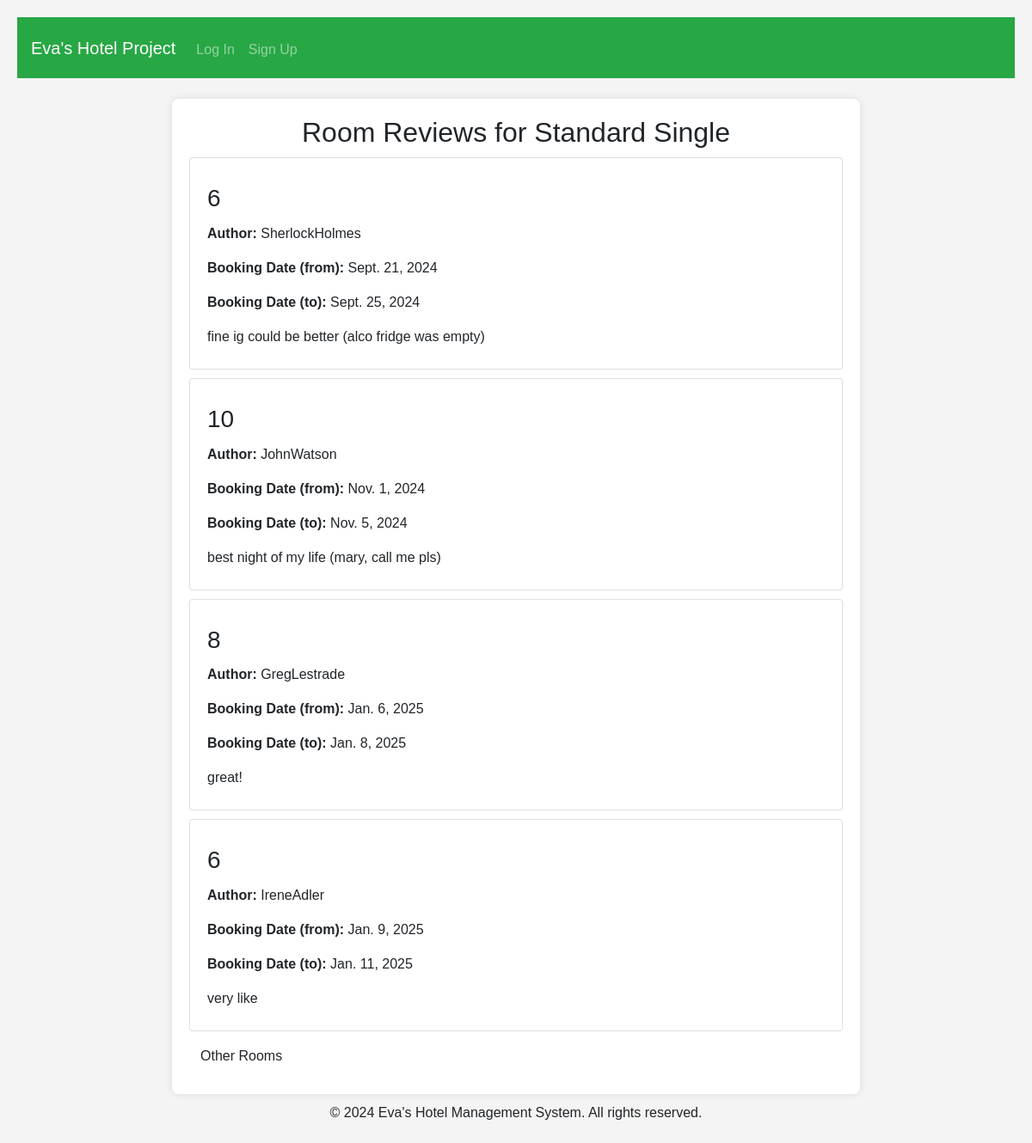
The page /hotels/1/1/reviews on the database its author committed.
### hotel_app/models.py (models this page shows)
class Room(models.Model):
    hotel = models.ForeignKey(Hotel, on_delete=models.CASCADE)
    ROOM_TYPE_CHOICES = {
        "Standard Single": "Standard Single",
        "Standard Double": "Standard Double",
        "Standard Twin": "Standard Twin",
        "Quadruple Room": "Quadruple Room",
        "Presidential Suit": "Presidential Suit"
    }
    room_type = models.CharField(max_length=17, choices=ROOM_TYPE_CHOICES, default="SS")
    price = models.PositiveIntegerField()
    capacity = models.IntegerField(validators=[MinValueValidator(1), MaxValueValidator(5)])
    description = models.CharField(max_length=100, blank=True, null=True)

class Review(models.Model):
    booking = models.ForeignKey(Booking, on_delete=models.CASCADE)
    review = models.CharField(max_length=1000)
    rate = models.IntegerField(validators=[MinValueValidator(1), MaxValueValidator(10)])

class Booking(models.Model):
    user = models.ForeignKey(User, on_delete=models.CASCADE)
    room = models.ForeignKey(Room, on_delete=models.CASCADE)
    start_date = models.DateField()
    end_date = models.DateField()

### hotel_app/views.py (the view)
# urls.py: path('hotels/<int:hotel_id>/<int:room_id>/reviews', views.room_reviews, name='room_reviews'),
def room_reviews(request, hotel_id, room_id):
    room = Room.objects.get(id=room_id)
    try:
        bookings = Booking.objects.filter(room=room)
        reviews = Review.objects.filter(booking__in=bookings)
    except Booking.DoesNotExist:
        reviews = []
    return render(request, "hotel/room_reviews.html", {"room": room, "reviews": reviews})

### templates/hotel/room_reviews.html
{% extends 'base.html' %}
{% block content %}
<h2>Room Reviews for {{ room.room_type }}</h2>
    {% for review in reviews %}
        <div class="card">
            <div class="card-body">
                <h3 class="card-title">{{ review.rate }}</h3>
                    <p class="card-text"><strong>Author: </strong>{{ review.booking.user.username }}</p>
                    <p class="card-text"><strong>Booking Date (from): </strong>{{ review.booking.start_date }}</p>
                    <p class="card-text"><strong>Booking Date (to): </strong>{{ review.booking.end_date }}</p>
                    <p class="card-text">{{ review.review }}</p>
            </div>
        </div>
    {% empty %}
            <h5 class="mb-4">No reviews for this room.</h5>
    {% endfor %}
<div>
    <a href="{% url 'rooms' hotel_id=room.hotel.id %}" class="btn btn">Other Rooms</a>
</div>
{% endblock %}

### templates/base.html (shortened to what this page needs)
<!DOCTYPE html>
<html lang="en">
<head>
    <link rel="stylesheet" href="https://maxcdn.bootstrapcdn.com/bootstrap/4.5.2/css/bootstrap.min.css">
</head>
<body>
<nav class="navbar navbar-expand-lg navbar-dark bg-success">
    <a class="navbar-brand" href="{% url 'hotels' %}">Eva's Hotel Project</a>
    <div class="collapse navbar-collapse" id="navbarNav">
        <ul class="navbar-nav">
            {% if request.path != '/login/' and request.path != '/signup/' %}
                {% if user.is_authenticated %}
                    <li class="nav-item">
                        <a class="nav-link" href="{% url 'bookings' %}">My Bookings</a>
                    </li>
                    <li class="nav-link disabled">
                        Logged in as {{ user.username }}
                    </li>
                {% else %}
                    <li class="nav-item">
                        <a class="nav-link" href="{% url 'login' %}">Log In</a>
                    </li>
                    <li class="nav-item">
                        <a class="nav-link" href="{% url 'signup' %}">Sign Up</a>
                    </li>
                {% endif %}
            {% endif %}
        </ul>
    </div>
</nav>
<div class="container mt-4">
    {% block content %}
    {% endblock %}
</div>
<div class="footerWrap">
    <div class="footer" align="center">
      <div class="footerContent">
        <p>&copy; 2024 Eva's Hotel Management System. All rights reserved.</p>
      </div>
    </div>
</div>
</body>
</html>

### templates/base.html (style rules this page uses)
body { font-family: Arial, sans-serif; background-color: #f4f4f4; margin: 0; padding: 20px; }
.container { max-width: 800px; margin: auto; background: white; padding: 20px; border-radius: 8px; box-shadow: 0 0 10px rgba(0, 0, 0, 0.1); }
div { margin-bottom: 5px; margin-top: 10px; }
h2 { text-align: center; }

### rows shown on the page
Room: room_type "Standard Single"
Review: rate "6", booking.user.username "SherlockHolmes", booking.start_date "Sept. 21, 2024", booking.end_date "Sept. 25, 2024", review "fine ig could be better (alco fridge was empty)"
Review: rate "10", booking.user.username "JohnWatson", booking.start_date "Nov. 1, 2024", booking.end_date "Nov. 5, 2024", review "best night of my life (mary, call me pls)"
Review: rate "8", booking.user.username "GregLestrade", booking.start_date "Jan. 6, 2025", booking.end_date "Jan. 8, 2025", review "great!"
Review: rate "6", booking.user.username "IreneAdler", booking.start_date "Jan. 9, 2025", booking.end_date "Jan. 11, 2025", review "very like"
